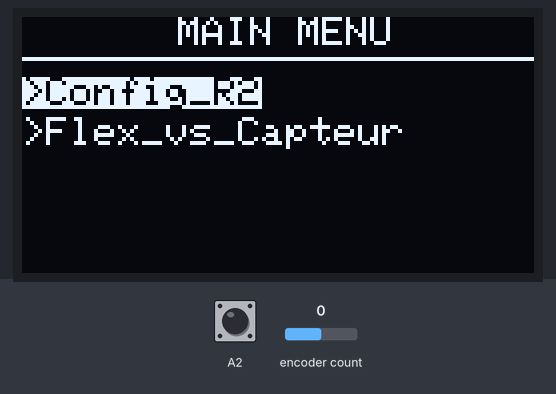
The sketch below on a simulated Arduino Uno, built with avr-gcc and run on an emulated ATmega328P. Shown: 128×64 one-colour display. The test bench sets the inputs (shaded band); at power-on: encoder count 0, A2 HIGH.

Above: at 1.2 s.
1.3 s: encoder count set to 4
At 2.2 s:
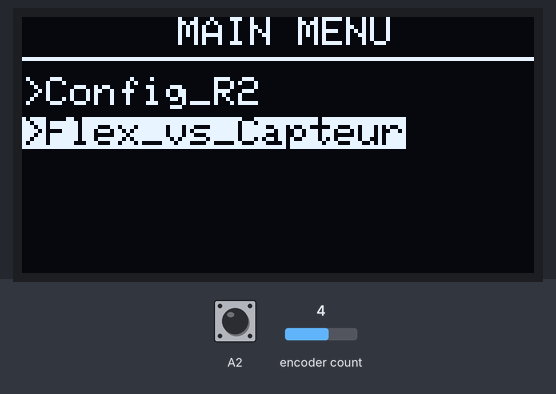
3.0 s: A2 pulled LOW for 0.15 s
At 4.9 s:
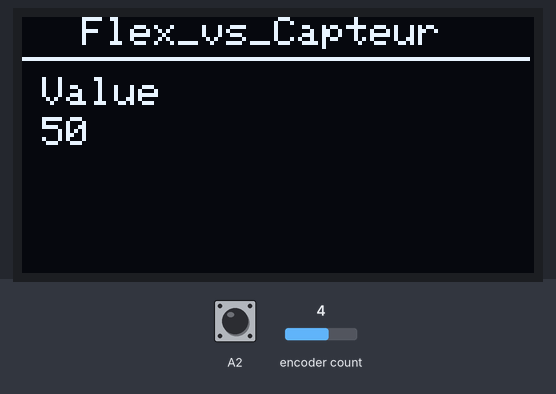
5.2 s: A2 pulled LOW for 1 s
At 7.5 s:
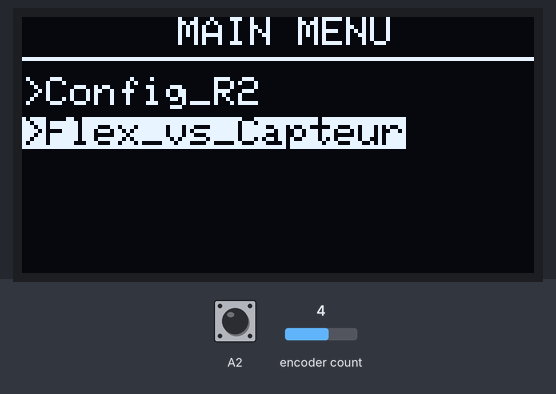
8.3 s: encoder count set to 3
At 9.7 s:
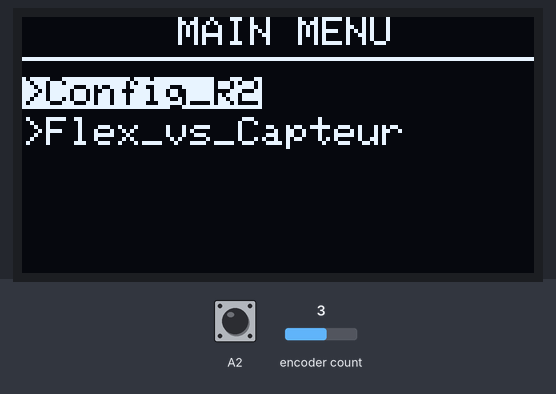
10.0 s: A2 pulled LOW for 0.15 s
At 11.1 s:
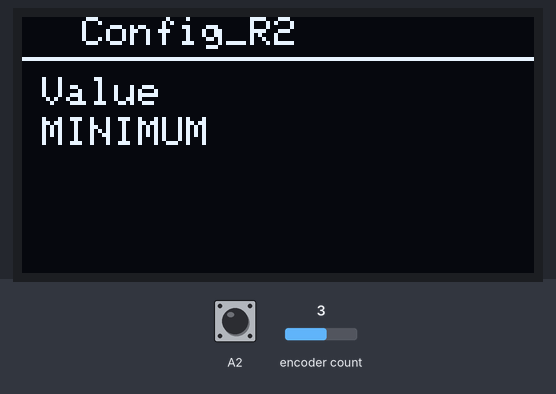
12.3 s: encoder count set to 7
At 13.0 s:
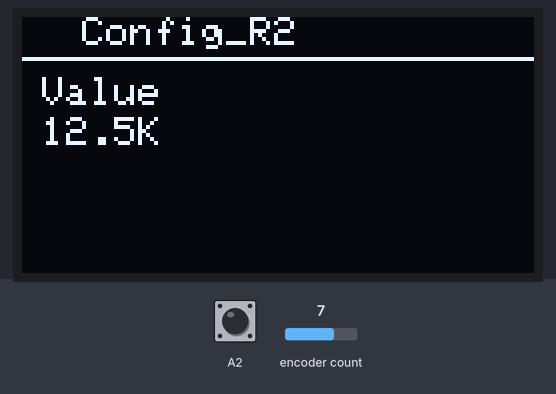
Timing chart, 0 to 14.9 s (numbered marks = the images above; inputs shaded):
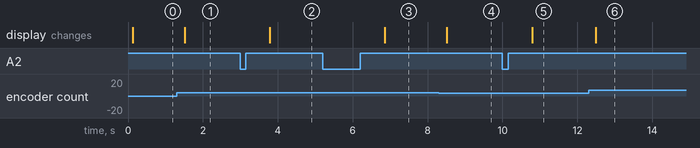

The sketch:

encoder_oled.ino
```cpp
#include <SPI.h>
#include <Wire.h>
#include <Adafruit_SSD1306.h>
#include <Adafruit_GFX.h>
#include <ClickEncoder.h>
#include <TimerOne.h>

int menuitem = 1;
int frame = 1;
int page = 1;
int lastMenuItem = 1;

String menuItem1 = "Config_R2";
String menuItem2 = "Flex_vs_Capteur";
String menuItem3 = "Reset";

boolean backlight = true;
int contrast=60;
int volume = 50;

String Config_R2[5] = { "MINIMUM", "12.5K", "25K", "37.5K", "50k" };
int selectedResistance = 0;

boolean up = false;
boolean down = false;
boolean middle = false;

ClickEncoder *encoder;
int16_t last, value;

#define OLED_RESET 4
Adafruit_SSD1306 display(OLED_RESET);

void setup() {
  display.begin(SSD1306_SWITCHCAPVCC, 0x3C);
  turnBacklightOn();

  encoder = new ClickEncoder(A1, A0, A2);
  encoder->setAccelerationEnabled(false);

  display.begin();
  display.clearDisplay();
  setContrast();

  Timer1.initialize(1000);
  Timer1.attachInterrupt(timerIsr);

  last = encoder->getValue();
}

void loop() {

  drawMenu();

  readRotaryEncoder();

  ClickEncoder::Button b = encoder->getButton();
  if (b != ClickEncoder::Open) {
    switch (b) {
      case ClickEncoder::Clicked:
        middle = true;
        break;
    }
  }

  if (up && page == 1) {

    up = false;
    if (menuitem == 2 && frame == 2) {
      frame--;
    }
    if(menuitem==3 && frame ==3)
    {
      frame--;
    }
    lastMenuItem = menuitem;
    menuitem--;
    if (menuitem == 0) {
      menuitem = 1;
    }
  }
  else if (up && page == 2 && menuitem == 1) {
    up = false;
    selectedResistance--;
    if (selectedResistance == -1) {
      selectedResistance = 2;
    }
  } else if (up && page == 2 && menuitem == 2) {
    up = false;
  }

  //We have turned the Rotary Encoder Clockwise
  if (down && page == 1)
  {
    down = false;
    if(menuitem==3 && lastMenuItem == 2)
    {
      frame ++;
    }
    lastMenuItem = menuitem;
    menuitem++;
    if (menuitem == 3) {
      menuitem--;
    }

  } else if (down && page == 2 && menuitem == 1) {
    down = false;
    selectedResistance++;
    if (selectedResistance == 5) {
      selectedResistance = 0;
    }
  } else if (down && page == 2 && menuitem == 2) {
    down = false;
  }

  //Middle Button is Pressed
  if (middle)
  {
    middle = false;

    if(page == 1 && menuitem ==3)// Reset
    {
      resetDefaults();
    }

    else if (page == 1 && menuitem <= 2) {
      page = 2;
    } else if (page == 2) {
      page = 1;
    }
  }
}

void drawMenu() {

  if (page == 1) {
    display.setTextSize(1);
    display.clearDisplay();
    display.setTextColor(WHITE, BLACK);
    display.setCursor(15, 0);
    display.println("    MAIN MENU");
    display.drawFastHLine(0, 10, 128, WHITE);  //BLACK

    if (menuitem == 1 && frame == 1) {
      displayMenuItem(menuItem1, 15, true);
      displayMenuItem(menuItem2, 25, false);
    } else if (menuitem == 2 && frame == 1) {
      displayMenuItem(menuItem1, 15, false);
      displayMenuItem(menuItem2, 25, true);
    }
    else if(menuitem == 3 && frame == 1)
    {
      displayMenuItem(menuItem1, 15,false);
      displayMenuItem(menuItem2, 25,false);
      displayMenuItem(menuItem3, 35,true);
    }

    else if(menuitem == 3 && frame == 2)
    {
      displayMenuItem(menuItem2, 15,false);
      displayMenuItem(menuItem3, 25,true);
    }
    else if(menuitem == 2 && frame == 2)
    {
      displayMenuItem(menuItem2, 15,true);
      displayMenuItem(menuItem3, 25,false);
    }
    else if(menuitem == 3 && frame == 3)
    {
      displayMenuItem(menuItem3, 15,true);
    }
    display.display();
  }
  else if (page == 2 && menuitem == 1) {
    displayStringMenuPage(menuItem1, Config_R2[selectedResistance]);
  }
  else if (page == 2 && menuitem == 2) {
    displayIntMenuPage(menuItem2, volume); // à mettre le analog read de la sortie transimpédance et pk pas celle du flex aussi
  }
}

void resetDefaults() {
  contrast = 60;
  volume = 50;
  selectedResistance = 0;
  setContrast();
  backlight = true;
  turnBacklightOn();
}

void setContrast() {
  //display.setContrast(contrast);
  display.display();
}

void turnBacklightOn() {
  digitalWrite(7, LOW);
}

void turnBacklightOff() {
  digitalWrite(7, HIGH);
}

void timerIsr() {
  encoder->service();
}

void displayIntMenuPage(String menuItem, int value) {
  display.setTextSize(1);
  display.clearDisplay();
  display.setTextColor(WHITE, BLACK);
  display.setCursor(15, 0);
  display.println(menuItem);
  display.drawFastHLine(0, 10, 127, WHITE);  //BLACK
  display.setCursor(5, 15);
  display.println("Value");
  display.setTextSize(1);
  display.setCursor(5, 25);
  display.println(value);
  display.setTextSize(1);
  display.display();
}

void displayStringMenuPage(String menuItem, String value) {
  display.setTextSize(1);
  display.clearDisplay();
  display.setTextColor(WHITE, BLACK);
  display.setCursor(15, 0);
  display.println(menuItem);
  display.drawFastHLine(0, 10, 128, WHITE);  //BLACK
  display.setCursor(5, 15);
  display.println("Value");
  display.setTextSize(1);
  display.setCursor(5, 25);
  display.println(value);
  display.setTextSize(1);
  display.display();
}

void displayMenuItem(String item, int position, boolean selected) {
  if (selected) {
    display.setTextColor(BLACK, WHITE);  //, BLACK
  } else {
    display.setTextColor(WHITE);  //BLACK,
  }
  display.setCursor(0, position);
  display.print(">" + item);
}

void readRotaryEncoder() {
  value += encoder->getValue();

  if (value / 2 > last) {
    last = value / 2;
    down = true;
    delay(150);
  } else if (value / 2 < last) {
    last = value / 2;
    up = true;
    delay(150);
  }
}
```

Measured:
- after the input at 1.3 s, the display: changes after 0.22 s (image 1)
- after the input at 3.0 s, the display: changes after 0.78 s (image 2)
- after the input at 5.2 s, the display: changes after 1.7 s (image 3)
- after the input at 8.3 s, the display: changes after 0.21 s (image 4)
- after the input at 10.0 s, the display: changes after 0.80 s (image 5)
- after the input at 12.3 s, the display: changes after 0.19 s (image 6)
